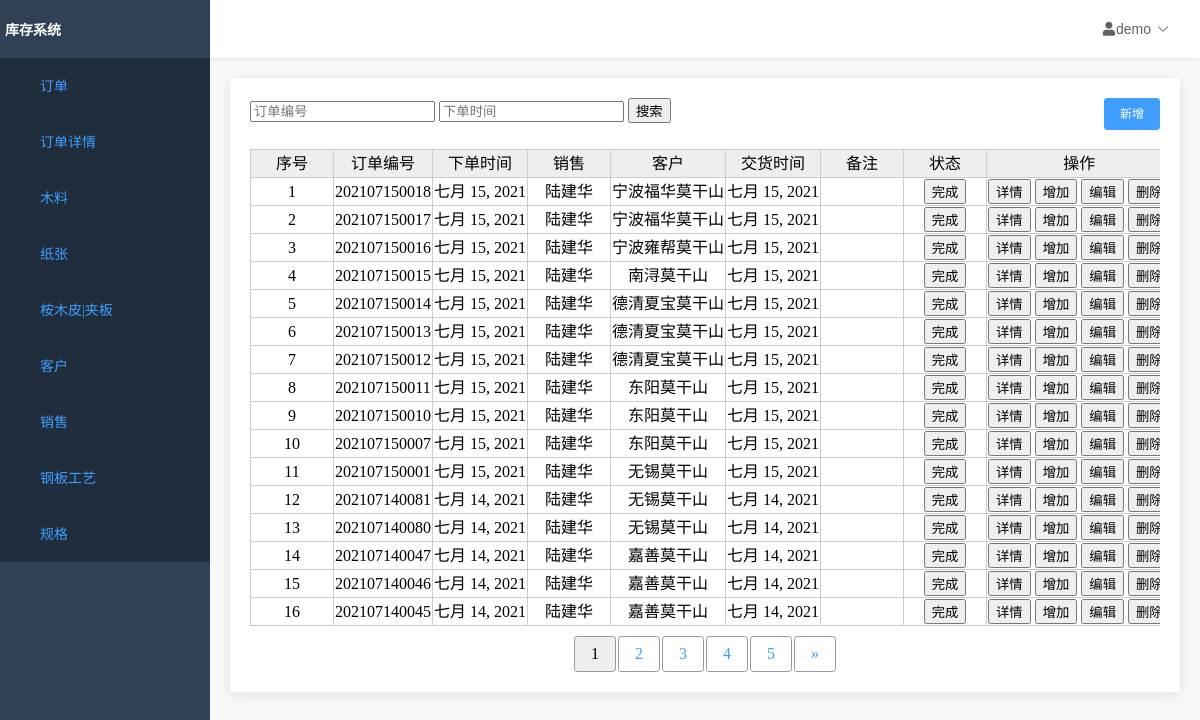
/home/order/head/list/, run on an earlier commit of the app's database.
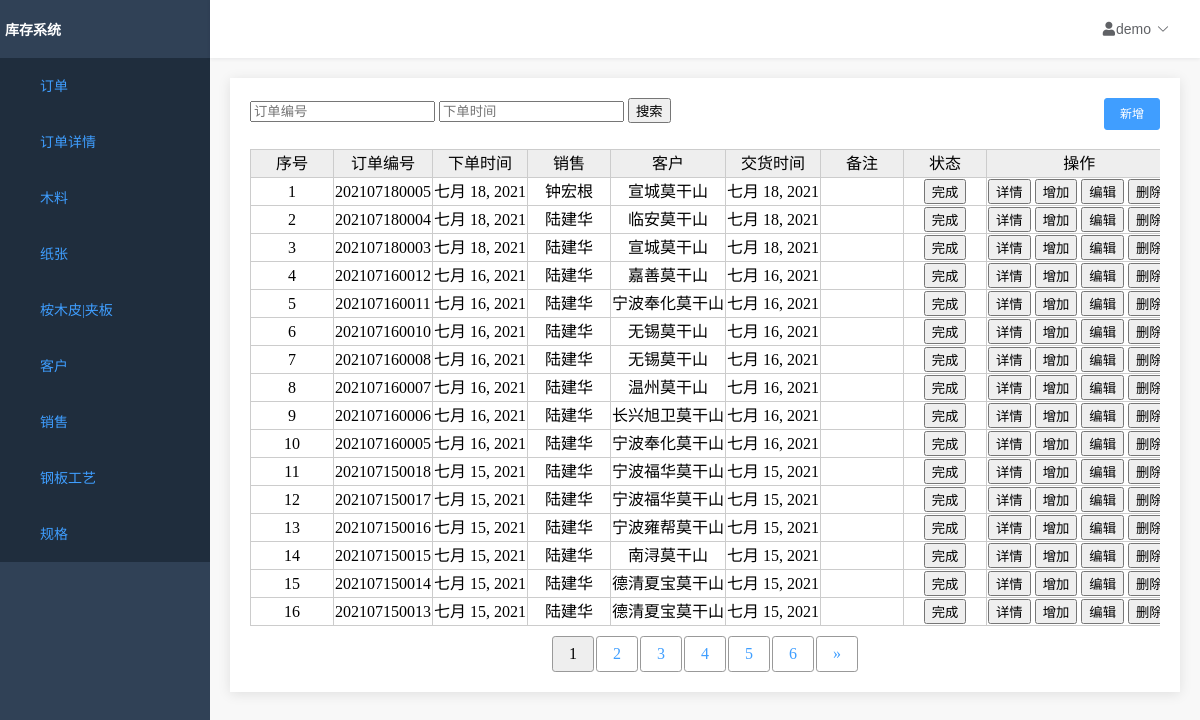
And on a later commit of the database.
### order/models.py (models this page shows, shortened)
class OrderHeadModel(models.Model):
    id = models.AutoField(primary_key=True)
    order_number = models.IntegerField('订单编号', default=0)
    order_date = models.DateField('下单时间', default=now)
    delivery_date = models.DateField('交货时间', default=now)
    salesman = models.ForeignKey(
        SalesmanModel,
        verbose_name='销售员',
        on_delete=models.PROTECT, null=True)
    customer = models.ForeignKey(
        CustomerModel,
        verbose_name='厂家',
        on_delete=models.PROTECT, null=True)
    sure = models.BooleanField(
        '是否确认', default=False, blank=False, null=False)
    complete = models.BooleanField(
        '是否完成', default=False, blank=False, null=False)
    note = models.TextField('备注', max_length=256, default='')
    user = models.ForeignKey(
        User,
        verbose_name='作者',
        on_delete=models.PROTECT, null=True)
    created_time = models.DateTimeField('创建时间', default=now)
    last_mod_time = models.DateTimeField('修改时间', auto_now=True)
    objects = models.manager

### salesman/models.py (models this page shows, shortened)
class SalesmanModel(models.Model):
    id = models.AutoField(primary_key=True)
    name = models.TextField('名称', max_length=64, unique=True, null=False)
    phone = models.TextField('电话', max_length=64)
    note = models.TextField('备注', max_length=256, default='')
    enable = models.BooleanField(
        '是否使用', default=True, blank=False, null=False)
    created_time = models.DateTimeField('创建时间', default=now)
    last_mod_time = models.DateTimeField('修改时间', auto_now=True)
    objects = models.manager

### customer/models.py (models this page shows, shortened)
class CustomerModel(models.Model):
    id = models.AutoField(primary_key=True)
    name = models.TextField('名称', max_length=64, unique=True, null=False)
    address = models.TextField('地址', max_length=64)
    phone = models.TextField('电话', max_length=64)
    enable = models.BooleanField(
        '是否使用', default=True, blank=False, null=False)
    note = models.TextField('备注', max_length=256, default='')
    created_time = models.DateTimeField('创建时间', default=now)
    last_mod_time = models.DateTimeField('修改时间', auto_now=True)
    objects = models.manager

### order/views.py (the view)
# urls.py: path('head/list/', views.OrderHeadListView.as_view(), name='order_list'),
class OrderHeadListView(ListView):
    paginate_by = 16
    model = OrderModel
    template_name = 'orderheadlist.html'
    context_object_name = 'object_list'
    def get_queryset(self):
        return OrderHeadModel.objects.all().order_by('-id')
    def get_context_data(self, **kwargs):
        context = super(OrderHeadListView, self).get_context_data(**kwargs)
        return context

### InventorySystem/context_processor.py (called while the page is built)
def nav_list(request):
    func_list = []
    func_list.append(('订单', '/home/order/head/list'))
    func_list.append(('订单详情', '/home/order/list'))
    func_list.append(('木料', '/home/wood/list'))
    func_list.append(('纸张', '/home/paper/list'))
    func_list.append(('桉木皮|夹板', '/home/skin/list'))
    func_list.append(('客户', '/home/customer/list'))
    func_list.append(['销售', '/home/salesman/list'])
    func_list.append(('钢板工艺', '/home/process/technology/list'))
    func_list.append(('规格', '/home/process/specification/list'))
    return locals()

### order/templatetags/order_extras.py (called while the page is built)
@register.simple_tag(takes_context=True)
def param_replace(context, **kwargs):
    d = context['request'].GET.copy()
    for k, v in kwargs.items():
        d[k] = v
    for k in [k for k, v in d.items() if not v]:
        del d[k]
    return d.urlencode()

### templates/orderheadlist.html (shortened to what this page needs)
{% extends 'table.html' %}
{% block table %}
<div>
    <div class="top_tool_bar">
        <form method="get">
            <input type="text" name="number" placeholder="订单编号">
            <input type="text" name="order_date" placeholder="下单时间">
            <button type="submit">
                <span>搜索</span>
            </button>
        </form>
        <div class="right_buttons">
            <a href="/home/order/add">
                <button type="button">
                    <span>新增</span>
                </button>
            </a>
        </div>
    </div>
    <div class="results" style="overflow:scroll;">
        <table id="result_list">
            <tr>
                <th scope="col" class="sortable column-id">序号</th>
                <th scope="col" class="sortable column-id">订单编号</th>
                <th scope="col" class="sortable column-name">下单时间</th>
                <th scope="col" class="sortable column-name">销售</th>
                <th scope="col" class="sortable column-name">客户</th>
                <th scope="col" class="sortable column-name">交货时间</th>
                <th scope="col" class="sortable column-name">备注</th>
                <th scope="col">状态</th>
                <th scope="col">操作</th>
            </tr>
            {% for form in object_list %}
            <tr>
                <td>{{ forloop.counter }}</td>
                <td>{{ form.order_number }}</td>
                <td>{{ form.order_date }}</td>
                <td>{{ form.salesman.name }}</td>
                <td>{{ form.customer.name }}</td>
                <td>{{ form.delivery_date }}</td>
                <td>{{ form.note }}</td>
                <td>
                    <a href="/home/order/head/complete?id={{ form.id }}">
                        {% if form.complete %}
                        <input type="button" value="已完成">
                        {% else %}
                        <input type="button" value="完成">
                        {% endif %}
                    </a>
                </td>
                <td>
                    <a href="/home/order/head/view/{{ form.id }}/">
                        <input type="button" value="详情">
                    </a>
                    {% if not form.complete %}
                    <a href="/home/order/add/{{ form.id }}/">
                        <input type="button" value="增加">
                    </a>
                    <a href="/home/order/head/edit/{{ form.id }}/">
                        <input type="button" value="编辑">
                    </a>
                    <a href="/home/order/head/del?id={{ form.id }}">
                        <input type="button" value="删除">
                    </a>
                    {% endif %}
                </td>
            </tr>
            {% endfor %}
        </table>
    </div>
</div>
{% endblock %}

What changed in the data, as far as the page shows it:
no longer on this page (row unchanged): OrderHeadModel: order_number "202107150012", order_date "七月 15, 2021", salesman.name "陆建华", customer.name "德清夏宝莫干山", delivery_date "七月 15, 2021"
no longer on this page (row unchanged): OrderHeadModel: order_number "202107150011", order_date "七月 15, 2021", salesman.name "陆建华", customer.name "东阳莫干山", delivery_date "七月 15, 2021"
no longer on this page (row unchanged): OrderHeadModel: order_number "202107150010", order_date "七月 15, 2021", salesman.name "陆建华", customer.name "东阳莫干山", delivery_date "七月 15, 2021"
no longer on this page (row unchanged): OrderHeadModel: order_number "202107150007", order_date "七月 15, 2021", salesman.name "陆建华", customer.name "东阳莫干山", delivery_date "七月 15, 2021"
no longer on this page (row unchanged): OrderHeadModel: order_number "202107150001", order_date "七月 15, 2021", salesman.name "陆建华", customer.name "无锡莫干山", delivery_date "七月 15, 2021"
no longer on this page (row unchanged): OrderHeadModel: order_number "202107140081", order_date "七月 14, 2021", salesman.name "陆建华", customer.name "无锡莫干山", delivery_date "七月 14, 2021"
no longer on this page (row unchanged): OrderHeadModel: order_number "202107140080", order_date "七月 14, 2021", salesman.name "陆建华", customer.name "无锡莫干山", delivery_date "七月 14, 2021"
no longer on this page (row unchanged): OrderHeadModel: order_number "202107140047", order_date "七月 14, 2021", salesman.name "陆建华", customer.name "嘉善莫干山", delivery_date "七月 14, 2021"
no longer on this page (row unchanged): OrderHeadModel: order_number "202107140046", order_date "七月 14, 2021", salesman.name "陆建华", customer.name "嘉善莫干山", delivery_date "七月 14, 2021"
no longer on this page (row unchanged): OrderHeadModel: order_number "202107140045", order_date "七月 14, 2021", salesman.name "陆建华", customer.name "嘉善莫干山", delivery_date "七月 14, 2021"
added OrderHeadModel: order_number "202107180005", order_date "七月 18, 2021", salesman.name "钟宏根", customer.name "宣城莫干山", delivery_date "七月 18, 2021"
added OrderHeadModel: order_number "202107180004", order_date "七月 18, 2021", salesman.name "陆建华", customer.name "临安莫干山", delivery_date "七月 18, 2021"
added OrderHeadModel: order_number "202107180003", order_date "七月 18, 2021", salesman.name "陆建华", customer.name "宣城莫干山", delivery_date "七月 18, 2021"
added OrderHeadModel: order_number "202107160012", order_date "七月 16, 2021", salesman.name "陆建华", customer.name "嘉善莫干山", delivery_date "七月 16, 2021"
added OrderHeadModel: order_number "202107160011", order_date "七月 16, 2021", salesman.name "陆建华", customer.name "宁波奉化莫干山", delivery_date "七月 16, 2021"
added OrderHeadModel: order_number "202107160010", order_date "七月 16, 2021", salesman.name "陆建华", customer.name "无锡莫干山", delivery_date "七月 16, 2021"
added OrderHeadModel: order_number "202107160008", order_date "七月 16, 2021", salesman.name "陆建华", customer.name "无锡莫干山", delivery_date "七月 16, 2021"
added OrderHeadModel: order_number "202107160007", order_date "七月 16, 2021", salesman.name "陆建华", customer.name "温州莫干山", delivery_date "七月 16, 2021"
added OrderHeadModel: order_number "202107160006", order_date "七月 16, 2021", salesman.name "陆建华", customer.name "长兴旭卫莫干山", delivery_date "七月 16, 2021"
added OrderHeadModel: order_number "202107160005", order_date "七月 16, 2021", salesman.name "陆建华", customer.name "宁波奉化莫干山", delivery_date "七月 16, 2021"
Also different on the page:
new list line: "6"
